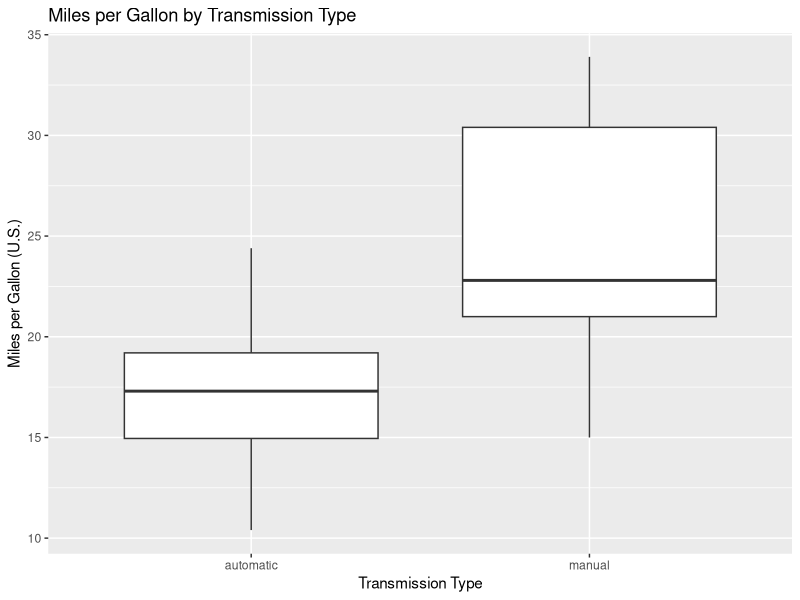

Generate this figure with R:
## ---- chunk 1

library(ggplot2)

# calling up and cloning data set for analysis
# converting am variable to factor
data(mtcars)
analysis <- mtcars
analysis$am <- sapply(analysis$am, function(x) ifelse(x==0, "automatic","manual"))

p <- ggplot(analysis) + geom_boxplot(aes(x=am,y=mpg)) +
  xlab("Transmission Type") +
  ylab("Miles per Gallon (U.S.)") +
  ggtitle("Miles per Gallon by Transmission Type")
p
